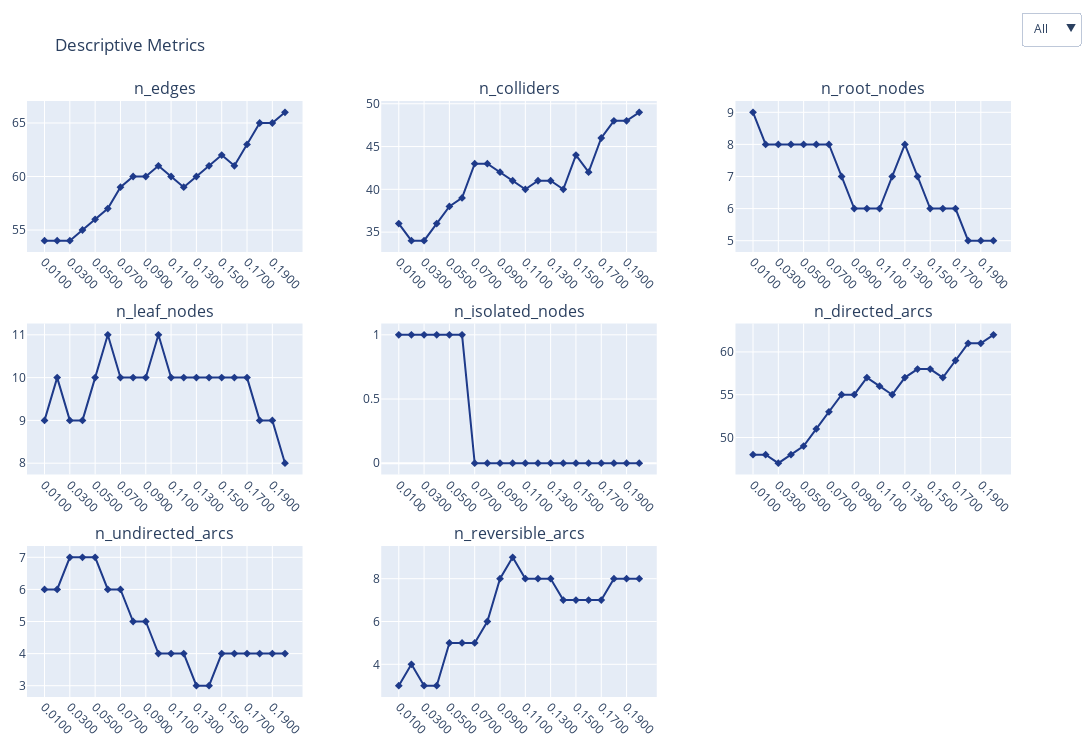

The code cell stored with this chart in its notebook:
### Markdown cell above
The `compare_models_descriptive` function allows us to visualize descriptive metrics across a list of models, both for the global structure and for specific local structures of interest.

This function takes the following parameters:  
- A list of models  
- A list of model names  
- A list of node names  
- A list of Markov blankets to explore, in addition to the default full structure

Below is the output of the function for the full structure and the nodes `X_1`, `X_2`, and `X_3`.

### Code cell
compare_models_descriptive(list_of_dags=list_of_models, 
                           model_names=alphas, 
                           node_names=list(true_dag.nodes), 
                           mb_nodes=['X_1', 'X_2', 'X_3']
                          )

### Figure 1 — Plotly figure (JSON) as saved in the notebook; plotly's stock layout.template omitted (floating-point values rounded to 4 significant figures)
{"data": [{"marker": {"color": "#1E3A8A", "symbol": "diamond"}, "mode": "lines+markers", "name": "All", "showlegend": false, "type": "scatter", "visible": true, "x": ["0.0100", "0.0200", "0.0300", "0.0400", "0.0500", "0.0600", "0.0700", "0.0800", "0.0900", "0.1000", "0.1100", "0.1200", "0.1300", "0.1400", "0.1500", "0.1600", "0.1700", "0.1800", "0.1900", "0.2000"], "xaxis": "x", "y": [54, 54, 54, 55, 56, 57, 59, 60, 60, 61, 60, 59, 60, 61, 62, 61, 63, 65, 65, 66], "yaxis": "y"}, {"marker": {"color": "#1E3A8A", "symbol": "diamond"}, "mode": "lines+markers", "name": "X_1", "showlegend": false, "type": "scatter", "visible": false, "x": ["0.0100", "0.0200", "0.0300", "0.0400", "0.0500", "0.0600", "0.0700", "0.0800", "0.0900", "0.1000", "0.1100", "0.1200", "0.1300", "0.1400", "0.1500", "0.1600", "0.1700", "0.1800", "0.1900", "0.2000"], "xaxis": "x", "y": [7, 7, 7, 10, 10, 10, 14, 13, 13, 13, 13, 13, 13, 9, 9, 9, 9, 9, 9, 9], "yaxis": "y"}, {"marker": {"color": "#1E3A8A", "symbol": "diamond"}, "mode": "lines+markers", "name": "X_2", "showlegend": false, "type": "scatter", "visible": false, "x": ["0.0100", "0.0200", "0.0300", "0.0400", "0.0500", "0.0600", "0.0700", "0.0800", "0.0900", "0.1000", "0.1100", "0.1200", "0.1300", "0.1400", "0.1500", "0.1600", "0.1700", "0.1800", "0.1900", "0.2000"], "xaxis": "x", "y": [4, 4, 4, 4, 4, 4, 4, 4, 3, 3, 3, 3, 3, 3, 3, 3, 3, 3, 3, 3], "yaxis": "y"}, {"marker": {"color": "#1E3A8A", "symbol": "diamond"}, "mode": "lines+markers", "name": "X_3", "showlegend": false, "type": "scatter", "visible": false, "x": ["0.0100", "0.0200", "0.0300", "0.0400", "0.0500", "0.0600", "0.0700", "0.0800", "0.0900", "0.1000", "0.1100", "0.1200", "0.1300", "0.1400", "0.1500", "0.1600", "0.1700", "0.1800", "0.1900", "0.2000"], "xaxis": "x", "y": [2, 2, 2, 2, 2, 2, 2, 2, 2, 2, 2, 2, 3, 3, 2, 2, 2, 2, 2, 2], "yaxis": "y"}, {"marker": {"color": "#1E3A8A", "symbol": "diamond"}, "mode": "lines+markers", "name": "All", "showlegend": false, "type": "scatter", "visible": true, "x": ["0.0100", "0.0200", "0.0300", "0.0400", "0.0500", "0.0600", "0.0700", "0.0800", "0.0900", "0.1000", "0.1100", "0.1200", "0.1300", "0.1400", "0.1500", "0.1600", "0.1700", "0.1800", "0.1900", "0.2000"], "xaxis": "x2", "y": [36, 34, 34, 36, 38, 39, 43, 43, 42, 41, 40, 41, 41, 40, 44, 42, 46, 48, 48, 49], "yaxis": "y2"}, {"marker": {"color": "#1E3A8A", "symbol": "diamond"}, "mode": "lines+markers", "name": "X_1", "showlegend": false, "type": "scatter", "visible": false, "x": ["0.0100", "0.0200", "0.0300", "0.0400", "0.0500", "0.0600", "0.0700", "0.0800", "0.0900", "0.1000", "0.1100", "0.1200", "0.1300", "0.1400", "0.1500", "0.1600", "0.1700", "0.1800", "0.1900", "0.2000"], "xaxis": "x2", "y": [5, 5, 5, 8, 8, 8, 11, 11, 11, 11, 11, 11, 11, 8, 8, 8, 8, 8, 8, 8], "yaxis": "y2"}, {"marker": {"color": "#1E3A8A", "symbol": "diamond"}, "mode": "lines+markers", "name": "X_2", "showlegend": false, "type": "scatter", "visible": false, "x": ["0.0100", "0.0200", "0.0300", "0.0400", "0.0500", "0.0600", "0.0700", "0.0800", "0.0900", "0.1000", "0.1100", "0.1200", "0.1300", "0.1400", "0.1500", "0.1600", "0.1700", "0.1800", "0.1900", "0.2000"], "xaxis": "x2", "y": [2, 2, 2, 2, 2, 2, 2, 2, 1, 1, 1, 1, 1, 1, 1, 1, 1, 1, 1, 1], "yaxis": "y2"}, {"marker": {"color": "#1E3A8A", "symbol": "diamond"}, "mode": "lines+markers", "name": "X_3", "showlegend": false, "type": "scatter", "visible": false, "x": ["0.0100", "0.0200", "0.0300", "0.0400", "0.0500", "0.0600", "0.0700", "0.0800", "0.0900", "0.1000", "0.1100", "0.1200", "0.1300", "0.1400", "0.1500", "0.1600", "0.1700", "0.1800", "0.1900", "0.2000"], "xaxis": "x2", "y": [0, 0, 0, 0, 0, 0, 0, 0, 0, 0, 0, 0, 3, 3, 0, 0, 0, 0, 0, 0], "yaxis": "y2"}, {"marker": {"color": "#1E3A8A", "symbol": "diamond"}, "mode": "lines+markers", "name": "All", "showlegend": false, "type": "scatter", "visible": true, "x": ["0.0100", "0.0200", "0.0300", "0.0400", "0.0500", "0.0600", "0.0700", "0.0800", "0.0900", "0.1000", "0.1100", "0.1200", "0.1300", "0.1400", "0.1500", "0.1600", "0.1700", "0.1800", "0.1900", "0.2000"], "xaxis": "x3", "y": [9, 8, 8, 8, 8, 8, 8, 7, 6, 6, 6, 7, 8, 7, 6, 6, 6, 5, 5, 5], "yaxis": "y3"}, {"marker": {"color": "#1E3A8A", "symbol": "diamond"}, "mode": "lines+markers", "name": "X_1", "showlegend": false, "type": "scatter", "visible": false, "x": ["0.0100", "0.0200", "0.0300", "0.0400", "0.0500", "0.0600", "0.0700", "0.0800", "0.0900", "0.1000", "0.1100", "0.1200", "0.1300", "0.1400", "0.1500", "0.1600", "0.1700", "0.1800", "0.1900", "0.2000"], "xaxis": "x3", "y": [3, 3, 3, 5, 5, 5, 5, 5, 5, 5, 5, 5, 5, 5, 5, 5, 5, 5, 5, 5], "yaxis": "y3"}, {"marker": {"color": "#1E3A8A", "symbol": "diamond"}, "mode": "lines+markers", "name": "X_2", "showlegend": false, "type": "scatter", "visible": false, "x": ["0.0100", "0.0200", "0.0300", "0.0400", "0.0500", "0.0600", "0.0700", "0.0800", "0.0900", "0.1000", "0.1100", "0.1200", "0.1300", "0.1400", "0.1500", "0.1600", "0.1700", "0.1800", "0.1900", "0.2000"], "xaxis": "x3", "y": [3, 3, 3, 3, 3, 3, 3, 3, 2, 2, 2, 2, 2, 2, 2, 2, 2, 2, 2, 2], "yaxis": "y3"}, {"marker": {"color": "#1E3A8A", "symbol": "diamond"}, "mode": "lines+markers", "name": "X_3", "showlegend": false, "type": "scatter", "visible": false, "x": ["0.0100", "0.0200", "0.0300", "0.0400", "0.0500", "0.0600", "0.0700", "0.0800", "0.0900", "0.1000", "0.1100", "0.1200", "0.1300", "0.1400", "0.1500", "0.1600", "0.1700", "0.1800", "0.1900", "0.2000"], "xaxis": "x3", "y": [0, 0, 0, 0, 0, 0, 0, 0, 0, 0, 0, 0, 3, 3, 0, 0, 0, 0, 0, 0], "yaxis": "y3"}, {"marker": {"color": "#1E3A8A", "symbol": "diamond"}, "mode": "lines+markers", "name": "All", "showlegend": false, "type": "scatter", "visible": true, "x": ["0.0100", "0.0200", "0.0300", "0.0400", "0.0500", "0.0600", "0.0700", "0.0800", "0.0900", "0.1000", "0.1100", "0.1200", "0.1300", "0.1400", "0.1500", "0.1600", "0.1700", "0.1800", "0.1900", "0.2000"], "xaxis": "x4", "y": [9, 10, 9, 9, 10, 11, 10, 10, 10, 11, 10, 10, 10, 10, 10, 10, 10, 9, 9, 8], "yaxis": "y4"}, {"marker": {"color": "#1E3A8A", "symbol": "diamond"}, "mode": "lines+markers", "name": "X_1", "showlegend": false, "type": "scatter", "visible": false, "x": ["0.0100", "0.0200", "0.0300", "0.0400", "0.0500", "0.0600", "0.0700", "0.0800", "0.0900", "0.1000", "0.1100", "0.1200", "0.1300", "0.1400", "0.1500", "0.1600", "0.1700", "0.1800", "0.1900", "0.2000"], "xaxis": "x4", "y": [1, 1, 1, 2, 2, 2, 3, 3, 3, 3, 3, 3, 3, 2, 2, 2, 2, 2, 2, 2], "yaxis": "y4"}, {"marker": {"color": "#1E3A8A", "symbol": "diamond"}, "mode": "lines+markers", "name": "X_2", "showlegend": false, "type": "scatter", "visible": false, "x": ["0.0100", "0.0200", "0.0300", "0.0400", "0.0500", "0.0600", "0.0700", "0.0800", "0.0900", "0.1000", "0.1100", "0.1200", "0.1300", "0.1400", "0.1500", "0.1600", "0.1700", "0.1800", "0.1900", "0.2000"], "xaxis": "x4", "y": [1, 1, 1, 1, 1, 1, 1, 1, 1, 1, 1, 1, 1, 1, 1, 1, 1, 1, 1, 1], "yaxis": "y4"}, {"marker": {"color": "#1E3A8A", "symbol": "diamond"}, "mode": "lines+markers", "name": "X_3", "showlegend": false, "type": "scatter", "visible": false, "x": ["0.0100", "0.0200", "0.0300", "0.0400", "0.0500", "0.0600", "0.0700", "0.0800", "0.0900", "0.1000", "0.1100", "0.1200", "0.1300", "0.1400", "0.1500", "0.1600", "0.1700", "0.1800", "0.1900", "0.2000"], "xaxis": "x4", "y": [0, 0, 0, 0, 0, 0, 0, 1, 1, 1, 1, 1, 1, 1, 1, 1, 1, 1, 1, 1], "yaxis": "y4"}, {"marker": {"color": "#1E3A8A", "symbol": "diamond"}, "mode": "lines+markers", "name": "All", "showlegend": false, "type": "scatter", "visible": true, "x": ["0.0100", "0.0200", "0.0300", "0.0400", "0.0500", "0.0600", "0.0700", "0.0800", "0.0900", "0.1000", "0.1100", "0.1200", "0.1300", "0.1400", "0.1500", "0.1600", "0.1700", "0.1800", "0.1900", "0.2000"], "xaxis": "x5", "y": [1, 1, 1, 1, 1, 1, 0, 0, 0, 0, 0, 0, 0, 0, 0, 0, 0, 0, 0, 0], "yaxis": "y5"}, {"marker": {"color": "#1E3A8A", "symbol": "diamond"}, "mode": "lines+markers", "name": "X_1", "showlegend": false, "type": "scatter", "visible": false, "x": ["0.0100", "0.0200", "0.0300", "0.0400", "0.0500", "0.0600", "0.0700", "0.0800", "0.0900", "0.1000", "0.1100", "0.1200", "0.1300", "0.1400", "0.1500", "0.1600", "0.1700", "0.1800", "0.1900", "0.2000"], "xaxis": "x5", "y": [0, 0, 0, 0, 0, 0, 0, 0, 0, 0, 0, 0, 0, 0, 0, 0, 0, 0, 0, 0], "yaxis": "y5"}, {"marker": {"color": "#1E3A8A", "symbol": "diamond"}, "mode": "lines+markers", "name": "X_2", "showlegend": false, "type": "scatter", "visible": false, "x": ["0.0100", "0.0200", "0.0300", "0.0400", "0.0500", "0.0600", "0.0700", "0.0800", "0.0900", "0.1000", "0.1100", "0.1200", "0.1300", "0.1400", "0.1500", "0.1600", "0.1700", "0.1800", "0.1900", "0.2000"], "xaxis": "x5", "y": [0, 0, 0, 0, 0, 0, 0, 0, 0, 0, 0, 0, 0, 0, 0, 0, 0, 0, 0, 0], "yaxis": "y5"}, {"marker": {"color": "#1E3A8A", "symbol": "diamond"}, "mode": "lines+markers", "name": "X_3", "showlegend": false, "type": "scatter", "visible": false, "x": ["0.0100", "0.0200", "0.0300", "0.0400", "0.0500", "0.0600", "0.0700", "0.0800", "0.0900", "0.1000", "0.1100", "0.1200", "0.1300", "0.1400", "0.1500", "0.1600", "0.1700", "0.1800", "0.1900", "0.2000"], "xaxis": "x5", "y": [0, 0, 0, 0, 0, 0, 0, 0, 0, 0, 0, 0, 0, 0, 0, 0, 0, 0, 0, 0], "yaxis": "y5"}, {"marker": {"color": "#1E3A8A", "symbol": "diamond"}, "mode": "lines+markers", "name": "All", "showlegend": false, "type": "scatter", "visible": true, "x": ["0.0100", "0.0200", "0.0300", "0.0400", "0.0500", "0.0600", "0.0700", "0.0800", "0.0900", "0.1000", "0.1100", "0.1200", "0.1300", "0.1400", "0.1500", "0.1600", "0.1700", "0.1800", "0.1900", "0.2000"], "xaxis": "x6", "y": [48, 48, 47, 48, 49, 51, 53, 55, 55, 57, 56, 55, 57, 58, 58, 57, 59, 61, 61, 62], "yaxis": "y6"}, {"marker": {"color": "#1E3A8A", "symbol": "diamond"}, "mode": "lines+markers", "name": "X_1", "showlegend": false, "type": "scatter", "visible": false, "x": ["0.0100", "0.0200", "0.0300", "0.0400", "0.0500", "0.0600", "0.0700", "0.0800", "0.0900", "0.1000", "0.1100", "0.1200", "0.1300", "0.1400", "0.1500", "0.1600", "0.1700", "0.1800", "0.1900", "0.2000"], "xaxis": "x6", "y": [7, 7, 7, 10, 10, 10, 14, 13, 13, 13, 13, 13, 13, 9, 9, 9, 9, 9, 9, 9], "yaxis": "y6"}, {"marker": {"color": "#1E3A8A", "symbol": "diamond"}, "mode": "lines+markers", "name": "X_2", "showlegend": false, "type": "scatter", "visible": false, "x": ["0.0100", "0.0200", "0.0300", "0.0400", "0.0500", "0.0600", "0.0700", "0.0800", "0.0900", "0.1000", "0.1100", "0.1200", "0.1300", "0.1400", "0.1500", "0.1600", "0.1700", "0.1800", "0.1900", "0.2000"], "xaxis": "x6", "y": [4, 4, 4, 4, 4, 4, 4, 4, 3, 3, 3, 3, 3, 3, 3, 3, 3, 3, 3, 3], "yaxis": "y6"}, {"marker": {"color": "#1E3A8A", "symbol": "diamond"}, "mode": "lines+markers", "name": "X_3", "showlegend": false, "type": "scatter", "visible": false, "x": ["0.0100", "0.0200", "0.0300", "0.0400", "0.0500", "0.0600", "0.0700", "0.0800", "0.0900", "0.1000", "0.1100", "0.1200", "0.1300", "0.1400", "0.1500", "0.1600", "0.1700", "0.1800", "0.1900", "0.2000"], "xaxis": "x6", "y": [0, 0, 0, 0, 0, 0, 0, 1, 1, 1, 1, 1, 3, 3, 1, 1, 1, 1, 1, 1], "yaxis": "y6"}, {"marker": {"color": "#1E3A8A", "symbol": "diamond"}, "mode": "lines+markers", "name": "All", "showlegend": false, "type": "scatter", "visible": true, "x": ["0.0100", "0.0200", "0.0300", "0.0400", "0.0500", "0.0600", "0.0700", "0.0800", "0.0900", "0.1000", "0.1100", "0.1200", "0.1300", "0.1400", "0.1500", "0.1600", "0.1700", "0.1800", "0.1900", "0.2000"], "xaxis": "x7", "y": [6, 6, 7, 7, 7, 6, 6, 5, 5, 4, 4, 4, 3, 3, 4, 4, 4, 4, 4, 4], "yaxis": "y7"}, {"marker": {"color": "#1E3A8A", "symbol": "diamond"}, "mode": "lines+markers", "name": "X_1", "showlegend": false, "type": "scatter", "visible": false, "x": ["0.0100", "0.0200", "0.0300", "0.0400", "0.0500", "0.0600", "0.0700", "0.0800", "0.0900", "0.1000", "0.1100", "0.1200", "0.1300", "0.1400", "0.1500", "0.1600", "0.1700", "0.1800", "0.1900", "0.2000"], "xaxis": "x7", "y": [0, 0, 0, 0, 0, 0, 0, 0, 0, 0, 0, 0, 0, 0, 0, 0, 0, 0, 0, 0], "yaxis": "y7"}, {"marker": {"color": "#1E3A8A", "symbol": "diamond"}, "mode": "lines+markers", "name": "X_2", "showlegend": false, "type": "scatter", "visible": false, "x": ["0.0100", "0.0200", "0.0300", "0.0400", "0.0500", "0.0600", "0.0700", "0.0800", "0.0900", "0.1000", "0.1100", "0.1200", "0.1300", "0.1400", "0.1500", "0.1600", "0.1700", "0.1800", "0.1900", "0.2000"], "xaxis": "x7", "y": [0, 0, 0, 0, 0, 0, 0, 0, 0, 0, 0, 0, 0, 0, 0, 0, 0, 0, 0, 0], "yaxis": "y7"}, {"marker": {"color": "#1E3A8A", "symbol": "diamond"}, "mode": "lines+markers", "name": "X_3", "showlegend": false, "type": "scatter", "visible": false, "x": ["0.0100", "0.0200", "0.0300", "0.0400", "0.0500", "0.0600", "0.0700", "0.0800", "0.0900", "0.1000", "0.1100", "0.1200", "0.1300", "0.1400", "0.1500", "0.1600", "0.1700", "0.1800", "0.1900", "0.2000"], "xaxis": "x7", "y": [2, 2, 2, 2, 2, 2, 2, 1, 1, 1, 1, 1, 0, 0, 1, 1, 1, 1, 1, 1], "yaxis": "y7"}, {"marker": {"color": "#1E3A8A", "symbol": "diamond"}, "mode": "lines+markers", "name": "All", "showlegend": false, "type": "scatter", "visible": true, "x": ["0.0100", "0.0200", "0.0300", "0.0400", "0.0500", "0.0600", "0.0700", "0.0800", "0.0900", "0.1000", "0.1100", "0.1200", "0.1300", "0.1400", "0.1500", "0.1600", "0.1700", "0.1800", "0.1900", "0.2000"], "xaxis": "x8", "y": [3, 4, 3, 3, 5, 5, 5, 6, 8, 9, 8, 8, 8, 7, 7, 7, 7, 8, 8, 8], "yaxis": "y8"}, {"marker": {"color": "#1E3A8A", "symbol": "diamond"}, "mode": "lines+markers", "name": "X_1", "showlegend": false, "type": "scatter", "visible": false, "x": ["0.0100", "0.0200", "0.0300", "0.0400", "0.0500", "0.0600", "0.0700", "0.0800", "0.0900", "0.1000", "0.1100", "0.1200", "0.1300", "0.1400", "0.1500", "0.1600", "0.1700", "0.1800", "0.1900", "0.2000"], "xaxis": "x8", "y": [0, 0, 0, 0, 0, 0, 1, 2, 2, 2, 2, 2, 2, 1, 1, 1, 1, 1, 1, 1], "yaxis": "y8"}, {"marker": {"color": "#1E3A8A", "symbol": "diamond"}, "mode": "lines+markers", "name": "X_2", "showlegend": false, "type": "scatter", "visible": false, "x": ["0.0100", "0.0200", "0.0300", "0.0400", "0.0500", "0.0600", "0.0700", "0.0800", "0.0900", "0.1000", "0.1100", "0.1200", "0.1300", "0.1400", "0.1500", "0.1600", "0.1700", "0.1800", "0.1900", "0.2000"], "xaxis": "x8", "y": [0, 0, 0, 0, 0, 0, 0, 0, 1, 1, 1, 1, 1, 1, 1, 1, 1, 1, 1, 1], "yaxis": "y8"}, {"marker": {"color": "#1E3A8A", "symbol": "diamond"}, "mode": "lines+markers", "name": "X_3", "showlegend": false, "type": "scatter", "visible": false, "x": ["0.0100", "0.0200", "0.0300", "0.0400", "0.0500", "0.0600", "0.0700", "0.0800", "0.0900", "0.1000", "0.1100", "0.1200", "0.1300", "0.1400", "0.1500", "0.1600", "0.1700", "0.1800", "0.1900", "0.2000"], "xaxis": "x8", "y": [0, 0, 0, 0, 0, 0, 0, 1, 1, 1, 1, 1, 0, 0, 1, 1, 1, 1, 1, 1], "yaxis": "y8"}], "layout": {"annotations": [{"font": {"size": 16}, "showarrow": false, "text": "n_edges", "x": 0.14, "xanchor": "center", "xref": "paper", "y": 1, "yanchor": "bottom", "yref": "paper"}, {"font": {"size": 16}, "showarrow": false, "text": "n_colliders", "x": 0.5, "xanchor": "center", "xref": "paper", "y": 1, "yanchor": "bottom", "yref": "paper"}, {"font": {"size": 16}, "showarrow": false, "text": "n_root_nodes", "x": 0.86, "xanchor": "center", "xref": "paper", "y": 1, "yanchor": "bottom", "yref": "paper"}, {"font": {"size": 16}, "showarrow": false, "text": "n_leaf_nodes", "x": 0.14, "xanchor": "center", "xref": "paper", "y": 0.6267, "yanchor": "bottom", "yref": "paper"}, {"font": {"size": 16}, "showarrow": false, "text": "n_isolated_nodes", "x": 0.5, "xanchor": "center", "xref": "paper", "y": 0.6267, "yanchor": "bottom", "yref": "paper"}, {"font": {"size": 16}, "showarrow": false, "text": "n_directed_arcs", "x": 0.86, "xanchor": "center", "xref": "paper", "y": 0.6267, "yanchor": "bottom", "yref": "paper"}, {"font": {"size": 16}, "showarrow": false, "text": "n_undirected_arcs", "x": 0.14, "xanchor": "center", "xref": "paper", "y": 0.2533, "yanchor": "bottom", "yref": "paper"}, {"font": {"size": 16}, "showarrow": false, "text": "n_reversible_arcs", "x": 0.5, "xanchor": "center", "xref": "paper", "y": 0.2533, "yanchor": "bottom", "yref": "paper"}], "height": 750, "margin": {"b": 40, "l": 20, "r": 20, "t": 80}, "title": {"text": "Descriptive Metrics"}, "updatemenus": [{"active": 0, "buttons": [{"args": [{"visible": [true, false, false, false, true, false, false, false, true, false, false, false, true, false, false, false, true, false, false, false, true, false, false, false, true, false, false, false, true, false, false, false]}, {"title": "Descriptive Metrics — Node: All"}], "label": "All", "method": "update"}, {"args": [{"visible": [false, true, false, false, false, true, false, false, false, true, false, false, false, true, false, false, false, true, false, false, false, true, false, false, false, true, false, false, false, true, false, false]}, {"title": "Descriptive Metrics — Node: X_1"}], "label": "X_1", "method": "update"}, {"args": [{"visible": [false, false, true, false, false, false, true, false, false, false, true, false, false, false, true, false, false, false, true, false, false, false, true, false, false, false, true, false, false, false, true, false]}, {"title": "Descriptive Metrics — Node: X_2"}], "label": "X_2", "method": "update"}, {"args": [{"visible": [false, false, false, true, false, false, false, true, false, false, false, true, false, false, false, true, false, false, false, true, false, false, false, true, false, false, false, true, false, false, false, true]}, {"title": "Descriptive Metrics — Node: X_3"}], "label": "X_3", "method": "update"}], "direction": "down", "x": 1.01, "xanchor": "left", "y": 1.15, "yanchor": "top"}], "width": 1200, "xaxis": {"anchor": "y", "autorange": true, "domain": [0, 0.28], "range": [-1.353, 20.35], "tickangle": 45, "type": "category"}, "xaxis2": {"anchor": "y2", "autorange": true, "domain": [0.36, 0.64], "range": [-1.353, 20.35], "tickangle": 45, "type": "category"}, "xaxis3": {"anchor": "y3", "autorange": true, "domain": [0.72, 1], "range": [-1.353, 20.35], "tickangle": 45, "type": "category"}, "xaxis4": {"anchor": "y4", "autorange": true, "domain": [0, 0.28], "range": [-1.353, 20.35], "tickangle": 45, "type": "category"}, "xaxis5": {"anchor": "y5", "autorange": true, "domain": [0.36, 0.64], "range": [-1.353, 20.35], "tickangle": 45, "type": "category"}, "xaxis6": {"anchor": "y6", "autorange": true, "domain": [0.72, 1], "range": [-1.353, 20.35], "tickangle": 45, "type": "category"}, "xaxis7": {"anchor": "y7", "autorange": true, "domain": [0, 0.28], "range": [-1.353, 20.35], "tickangle": 45, "type": "category"}, "xaxis8": {"anchor": "y8", "autorange": true, "domain": [0.36, 0.64], "range": [-1.353, 20.35], "tickangle": 45, "type": "category"}, "xaxis9": {"anchor": "y9", "domain": [0.72, 1], "tickangle": 45}, "yaxis": {"anchor": "x", "autorange": true, "domain": [0.7467, 1], "range": [52.94, 67.06], "type": "linear"}, "yaxis2": {"anchor": "x2", "autorange": true, "domain": [0.7467, 1], "range": [32.68, 50.32], "type": "linear"}, "yaxis3": {"anchor": "x3", "autorange": true, "domain": [0.7467, 1], "range": [4.647, 9.353], "type": "linear"}, "yaxis4": {"anchor": "x4", "autorange": true, "domain": [0.3733, 0.6267], "range": [7.735, 11.26], "type": "linear"}, "yaxis5": {"anchor": "x5", "autorange": true, "domain": [0.3733, 0.6267], "range": [-0.08818, 1.088], "type": "linear"}, "yaxis6": {"anchor": "x6", "autorange": true, "domain": [0.3733, 0.6267], "range": [45.68, 63.32], "type": "linear"}, "yaxis7": {"anchor": "x7", "autorange": true, "domain": [0, 0.2533], "range": [2.647, 7.353], "type": "linear"}, "yaxis8": {"anchor": "x8", "autorange": true, "domain": [0, 0.2533], "range": [2.471, 9.529], "type": "linear"}, "yaxis9": {"anchor": "x9", "domain": [0, 0.2533]}}}
